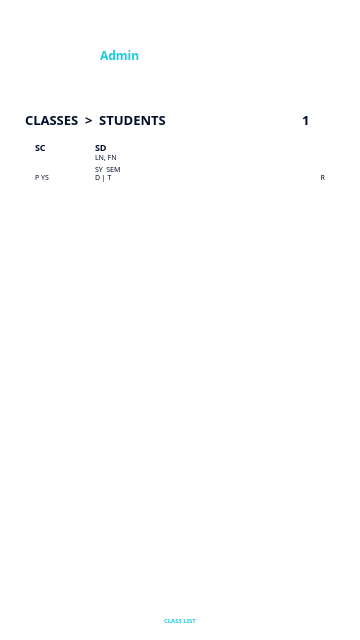
<?xml version="1.0" encoding="UTF-8"?>
<ui version="4.0">
 <class>Admin_Classes_Students_List</class>
 <widget class="QMainWindow" name="Admin_Classes_Students_List">
  <property name="geometry">
   <rect>
    <x>0</x>
    <y>0</y>
    <width>360</width>
    <height>640</height>
   </rect>
  </property>
  <property name="windowTitle">
   <string>Admin Classes Students List</string>
  </property>
  <property name="windowIcon">
   <iconset resource="resources.qrc">
    <normaloff>:/res/assets/presence_logo.png</normaloff>:/res/assets/presence_logo.png</iconset>
  </property>
  <widget class="QWidget" name="centralwidget">
   <property name="styleSheet">
    <string notr="true">QWidget #centralwidget {
	background-color: #FFFFFF;
}</string>
   </property>
   <widget class="QGroupBox" name="headerGroup">
    <property name="geometry">
     <rect>
      <x>0</x>
      <y>0</y>
      <width>360</width>
      <height>100</height>
     </rect>
    </property>
    <property name="styleSheet">
     <string notr="true">QGroupBox {
	border: 0px;
	border-radius: 0px;
}</string>
    </property>
    <property name="title">
     <string/>
    </property>
    <widget class="QLabel" name="headerHud">
     <property name="geometry">
      <rect>
       <x>0</x>
       <y>0</y>
       <width>360</width>
       <height>100</height>
      </rect>
     </property>
     <property name="styleSheet">
      <string notr="true"/>
     </property>
     <property name="text">
      <string/>
     </property>
     <property name="pixmap">
      <pixmap resource="resources.qrc">:/res/assets/header_short.png</pixmap>
     </property>
    </widget>
    <widget class="QPushButton" name="backButton">
     <property name="geometry">
      <rect>
       <x>15</x>
       <y>15</y>
       <width>30</width>
       <height>30</height>
      </rect>
     </property>
     <property name="styleSheet">
      <string notr="true">QPushButton {
	border: 0px;
	border-radius: 0px;
	background: none;
}</string>
     </property>
     <property name="text">
      <string/>
     </property>
     <property name="icon">
      <iconset resource="resources.qrc">
       <normaloff>:/res/assets/back.png</normaloff>:/res/assets/back.png</iconset>
     </property>
     <property name="iconSize">
      <size>
       <width>30</width>
       <height>30</height>
      </size>
     </property>
     <property name="flat">
      <bool>true</bool>
     </property>
    </widget>
    <widget class="QLabel" name="avatarLabel">
     <property name="geometry">
      <rect>
       <x>50</x>
       <y>30</y>
       <width>40</width>
       <height>40</height>
      </rect>
     </property>
     <property name="text">
      <string/>
     </property>
     <property name="pixmap">
      <pixmap resource="resources.qrc">:/res/assets/cict_avatar.png</pixmap>
     </property>
     <property name="alignment">
      <set>Qt::AlignCenter</set>
     </property>
    </widget>
    <widget class="QLabel" name="adminTitleLabel">
     <property name="geometry">
      <rect>
       <x>100</x>
       <y>30</y>
       <width>180</width>
       <height>20</height>
      </rect>
     </property>
     <property name="styleSheet">
      <string notr="true">QLabel {
	color: #FFFFFF;
	font-family: Poppins;
	font-size: 12px;
	font-style: normal;
	font-weight: 700;
	line-height: normal;
}</string>
     </property>
     <property name="text">
      <string>ADMIN</string>
     </property>
    </widget>
    <widget class="QLabel" name="adminIdLabel">
     <property name="geometry">
      <rect>
       <x>100</x>
       <y>45</y>
       <width>180</width>
       <height>20</height>
      </rect>
     </property>
     <property name="styleSheet">
      <string notr="true">QLabel {
	color: #15CAE3;
	font-family: Poppins;
	font-size: 12px;
	font-style: normal;
	font-weight: 500;
	line-height: normal;
}</string>
     </property>
     <property name="text">
      <string>Admin</string>
     </property>
    </widget>
    <widget class="QLabel" name="dateLabel">
     <property name="geometry">
      <rect>
       <x>250</x>
       <y>10</y>
       <width>90</width>
       <height>20</height>
      </rect>
     </property>
     <property name="font">
      <font>
       <family>Poppins</family>
       <pointsize>-1</pointsize>
       <italic>false</italic>
       <fontweight>Light</fontweight>
      </font>
     </property>
     <property name="styleSheet">
      <string notr="true">QLabel {
	color: #FFFFFF;
	text-align: right;
	font-family: Poppins;
	font-size: 9px;
	font-style: normal;
	font-weight: 300;
	line-height: normal;
}</string>
     </property>
     <property name="text">
      <string>Date&lt;?&gt;</string>
     </property>
     <property name="alignment">
      <set>Qt::AlignRight|Qt::AlignTrailing|Qt::AlignVCenter</set>
     </property>
    </widget>
    <widget class="QLabel" name="timeLabel">
     <property name="geometry">
      <rect>
       <x>250</x>
       <y>20</y>
       <width>90</width>
       <height>20</height>
      </rect>
     </property>
     <property name="styleSheet">
      <string notr="true">QLabel {
	color: #FFFFFF;
	text-align: right;
	font-family: Poppins;
	font-size: 11px;
	font-style: normal;
	font-weight: 500;
	line-height: normal;
}</string>
     </property>
     <property name="text">
      <string>Time&lt;?&gt;</string>
     </property>
     <property name="alignment">
      <set>Qt::AlignRight|Qt::AlignTrailing|Qt::AlignVCenter</set>
     </property>
    </widget>
   </widget>
   <widget class="QGroupBox" name="footerGroup">
    <property name="geometry">
     <rect>
      <x>0</x>
      <y>510</y>
      <width>360</width>
      <height>130</height>
     </rect>
    </property>
    <property name="styleSheet">
     <string notr="true">QGroupBox {
	border: 0px;
	border-radius: 0px;
}</string>
    </property>
    <property name="title">
     <string/>
    </property>
    <widget class="QLabel" name="footerHud">
     <property name="geometry">
      <rect>
       <x>10</x>
       <y>70</y>
       <width>340</width>
       <height>60</height>
      </rect>
     </property>
     <property name="text">
      <string/>
     </property>
     <property name="pixmap">
      <pixmap resource="resources.qrc">:/res/assets/footer.png</pixmap>
     </property>
     <property name="alignment">
      <set>Qt::AlignCenter</set>
     </property>
    </widget>
    <widget class="QPushButton" name="studentListButton">
     <property name="geometry">
      <rect>
       <x>90</x>
       <y>77</y>
       <width>30</width>
       <height>30</height>
      </rect>
     </property>
     <property name="styleSheet">
      <string notr="true">QPushButton {
	border: 0px;
	border-radius: 0px;
	background: none;
}</string>
     </property>
     <property name="text">
      <string/>
     </property>
     <property name="icon">
      <iconset resource="resources.qrc">
       <normaloff>:/res/assets/home_unselected.png</normaloff>:/res/assets/home_unselected.png</iconset>
     </property>
     <property name="iconSize">
      <size>
       <width>25</width>
       <height>25</height>
      </size>
     </property>
     <property name="flat">
      <bool>true</bool>
     </property>
    </widget>
    <widget class="QLabel" name="studentListLabel">
     <property name="geometry">
      <rect>
       <x>75</x>
       <y>102</y>
       <width>60</width>
       <height>16</height>
      </rect>
     </property>
     <property name="styleSheet">
      <string notr="true">QLabel {
	color: #FFFFFF;
	text-align: center;
	font-family: Poppins;
	font-size: 6px;
	font-style: normal;
	font-weight: 500;
	line-height: normal;
}</string>
     </property>
     <property name="text">
      <string>STUDENT LIST</string>
     </property>
     <property name="alignment">
      <set>Qt::AlignCenter</set>
     </property>
    </widget>
    <widget class="QPushButton" name="classListButton">
     <property name="geometry">
      <rect>
       <x>165</x>
       <y>77</y>
       <width>30</width>
       <height>30</height>
      </rect>
     </property>
     <property name="styleSheet">
      <string notr="true">QPushButton {
	border: 0px;
	border-radius: 0px;
	background: none;
}</string>
     </property>
     <property name="text">
      <string/>
     </property>
     <property name="icon">
      <iconset resource="resources.qrc">
       <normaloff>:/res/assets/class_list_selected.png</normaloff>:/res/assets/class_list_selected.png</iconset>
     </property>
     <property name="iconSize">
      <size>
       <width>25</width>
       <height>25</height>
      </size>
     </property>
     <property name="flat">
      <bool>true</bool>
     </property>
    </widget>
    <widget class="QLabel" name="classListLabel">
     <property name="geometry">
      <rect>
       <x>150</x>
       <y>102</y>
       <width>60</width>
       <height>16</height>
      </rect>
     </property>
     <property name="styleSheet">
      <string notr="true">QLabel {
	color: #15CAE3;
	text-align: center;
	font-family: Poppins;
	font-size: 6px;
	font-style: normal;
	font-weight: 500;
	line-height: normal;
}</string>
     </property>
     <property name="text">
      <string>CLASS LIST</string>
     </property>
     <property name="alignment">
      <set>Qt::AlignCenter</set>
     </property>
    </widget>
    <widget class="QLabel" name="whiteBox">
     <property name="geometry">
      <rect>
       <x>0</x>
       <y>0</y>
       <width>360</width>
       <height>130</height>
      </rect>
     </property>
     <property name="text">
      <string/>
     </property>
     <property name="pixmap">
      <pixmap resource="resources.qrc">:/res/assets/white_box.png</pixmap>
     </property>
     <property name="alignment">
      <set>Qt::AlignCenter</set>
     </property>
    </widget>
    <widget class="QPushButton" name="addStudentButton">
     <property name="geometry">
      <rect>
       <x>75</x>
       <y>25</y>
       <width>210</width>
       <height>40</height>
      </rect>
     </property>
     <property name="styleSheet">
      <string notr="true">QPushButton {
	border: 0px;
	border-radius: 0px;
	background: none;
}</string>
     </property>
     <property name="text">
      <string/>
     </property>
     <property name="icon">
      <iconset resource="resources.qrc">
       <normaloff>:/res/assets/add_student.png</normaloff>:/res/assets/add_student.png</iconset>
     </property>
     <property name="iconSize">
      <size>
       <width>300</width>
       <height>50</height>
      </size>
     </property>
     <property name="flat">
      <bool>true</bool>
     </property>
    </widget>
    <widget class="QPushButton" name="lecturerListButton">
     <property name="geometry">
      <rect>
       <x>240</x>
       <y>77</y>
       <width>30</width>
       <height>30</height>
      </rect>
     </property>
     <property name="styleSheet">
      <string notr="true">QPushButton {
	border: 0px;
	border-radius: 0px;
	background: none;
}</string>
     </property>
     <property name="text">
      <string/>
     </property>
     <property name="icon">
      <iconset resource="resources.qrc">
       <normaloff>:/res/assets/lecturer_unselected.png</normaloff>:/res/assets/lecturer_unselected.png</iconset>
     </property>
     <property name="iconSize">
      <size>
       <width>25</width>
       <height>25</height>
      </size>
     </property>
     <property name="flat">
      <bool>true</bool>
     </property>
    </widget>
    <widget class="QLabel" name="lecturerListLabel">
     <property name="geometry">
      <rect>
       <x>225</x>
       <y>102</y>
       <width>60</width>
       <height>16</height>
      </rect>
     </property>
     <property name="styleSheet">
      <string notr="true">QLabel {
	color: #FFFFFF;
	text-align: center;
	font-family: Poppins;
	font-size: 6px;
	font-style: normal;
	font-weight: 500;
	line-height: normal;
}</string>
     </property>
     <property name="text">
      <string>LECTURER LIST</string>
     </property>
     <property name="alignment">
      <set>Qt::AlignCenter</set>
     </property>
    </widget>
    <widget class="QLabel" name="errorLabel">
     <property name="enabled">
      <bool>true</bool>
     </property>
     <property name="geometry">
      <rect>
       <x>25</x>
       <y>5</y>
       <width>310</width>
       <height>20</height>
      </rect>
     </property>
     <property name="styleSheet">
      <string notr="true">QLabel {
	background: none;
	color: #FF003D;
	font-family: Poppins;
	font-size: 10px;
	font-style: normal;
	font-weight: 600;
	line-height: normal;
}</string>
     </property>
     <property name="text">
      <string/>
     </property>
     <property name="alignment">
      <set>Qt::AlignCenter</set>
     </property>
    </widget>
    <zorder>whiteBox</zorder>
    <zorder>footerHud</zorder>
    <zorder>studentListButton</zorder>
    <zorder>studentListLabel</zorder>
    <zorder>classListButton</zorder>
    <zorder>classListLabel</zorder>
    <zorder>addStudentButton</zorder>
    <zorder>lecturerListButton</zorder>
    <zorder>lecturerListLabel</zorder>
    <zorder>errorLabel</zorder>
   </widget>
   <widget class="QLabel" name="titleLabel">
    <property name="geometry">
     <rect>
      <x>25</x>
      <y>110</y>
      <width>180</width>
      <height>20</height>
     </rect>
    </property>
    <property name="styleSheet">
     <string notr="true">QLabel {
	color: #000F2A;
	font-family: Poppins;
	font-size: 13px;
	font-style: normal;
	font-weight: 700;
	line-height: normal;
}</string>
    </property>
    <property name="text">
     <string>CLASSES  &gt;  STUDENTS</string>
    </property>
   </widget>
   <widget class="QGroupBox" name="classInfoGroup">
    <property name="geometry">
     <rect>
      <x>25</x>
      <y>130</y>
      <width>310</width>
      <height>60</height>
     </rect>
    </property>
    <property name="styleSheet">
     <string notr="true">QGroupBox {
	border: 0px;
	border-radius: 0px;
}</string>
    </property>
    <property name="title">
     <string/>
    </property>
    <widget class="QLabel" name="subjectCodeLabel">
     <property name="geometry">
      <rect>
       <x>10</x>
       <y>10</y>
       <width>60</width>
       <height>15</height>
      </rect>
     </property>
     <property name="styleSheet">
      <string notr="true">QLabel {
	color: #000F2A;
	font-family: Poppins;
	font-size: 9px;
	font-style: normal;
	font-weight: 600;
	line-height: normal
}</string>
     </property>
     <property name="text">
      <string>SC&lt;?&gt;</string>
     </property>
    </widget>
    <widget class="QLabel" name="subjectDescLabel">
     <property name="geometry">
      <rect>
       <x>70</x>
       <y>10</y>
       <width>230</width>
       <height>15</height>
      </rect>
     </property>
     <property name="styleSheet">
      <string notr="true">QLabel {
	color: #000F2A;
	font-family: Poppins;
	font-size: 9px;
	font-style: normal;
	font-weight: 600;
	line-height: normal
}</string>
     </property>
     <property name="text">
      <string>SD&lt;?&gt;</string>
     </property>
    </widget>
    <widget class="QLabel" name="lecturerNameLabel">
     <property name="geometry">
      <rect>
       <x>70</x>
       <y>20</y>
       <width>230</width>
       <height>15</height>
      </rect>
     </property>
     <property name="styleSheet">
      <string notr="true">QLabel {
	color: #000F2A;
	font-family: Poppins;
	font-size: 7px;
	font-style: normal;
	font-weight: 400;
	line-height: normal
}</string>
     </property>
     <property name="text">
      <string>LN&lt;?&gt;, FN&lt;?&gt;</string>
     </property>
    </widget>
    <widget class="QLabel" name="programLabel">
     <property name="geometry">
      <rect>
       <x>10</x>
       <y>40</y>
       <width>60</width>
       <height>15</height>
      </rect>
     </property>
     <property name="styleSheet">
      <string notr="true">QLabel {
	color: #000F2A;
	font-family: Poppins;
	font-size: 7px;
	font-style: normal;
	font-weight: 400;
	line-height: normal
}</string>
     </property>
     <property name="text">
      <string>P&lt;?&gt; YS&lt;?&gt;</string>
     </property>
    </widget>
    <widget class="QLabel" name="scheduleLabel">
     <property name="geometry">
      <rect>
       <x>70</x>
       <y>40</y>
       <width>190</width>
       <height>15</height>
      </rect>
     </property>
     <property name="styleSheet">
      <string notr="true">QLabel {
	color: #000F2A;
	font-family: Poppins;
	font-size: 7px;
	font-style: normal;
	font-weight: 400;
	line-height: normal
}</string>
     </property>
     <property name="text">
      <string>D&lt;?&gt; | T&lt;?&gt;</string>
     </property>
    </widget>
    <widget class="QLabel" name="roomLabel">
     <property name="geometry">
      <rect>
       <x>260</x>
       <y>40</y>
       <width>40</width>
       <height>15</height>
      </rect>
     </property>
     <property name="styleSheet">
      <string notr="true">QLabel {
	color: #000F2A;
	font-family: Poppins;
	font-size: 7px;
	font-style: normal;
	font-weight: 400;
	line-height: normal
}</string>
     </property>
     <property name="text">
      <string>R&lt;?&gt;</string>
     </property>
     <property name="alignment">
      <set>Qt::AlignRight|Qt::AlignTrailing|Qt::AlignVCenter</set>
     </property>
    </widget>
    <widget class="QLabel" name="schoolYearLabel">
     <property name="geometry">
      <rect>
       <x>70</x>
       <y>32</y>
       <width>190</width>
       <height>15</height>
      </rect>
     </property>
     <property name="styleSheet">
      <string notr="true">QLabel {
	color: #000F2A;
	font-family: Poppins;
	font-size: 7px;
	font-style: normal;
	font-weight: 400;
	line-height: normal
}</string>
     </property>
     <property name="text">
      <string>SY &lt;?&gt; SEM &lt;?&gt;</string>
     </property>
    </widget>
   </widget>
   <widget class="QGroupBox" name="pageGroup">
    <property name="geometry">
     <rect>
      <x>260</x>
      <y>105</y>
      <width>90</width>
      <height>30</height>
     </rect>
    </property>
    <property name="styleSheet">
     <string notr="true">QGroupBox {
	border: 0px;
	border-radius: 0px;
}</string>
    </property>
    <property name="title">
     <string/>
    </property>
    <widget class="QPushButton" name="nextPageButton">
     <property name="geometry">
      <rect>
       <x>55</x>
       <y>5</y>
       <width>20</width>
       <height>20</height>
      </rect>
     </property>
     <property name="styleSheet">
      <string notr="true">QPushButton {
	border: 0px;
	border-radius: 0px;
	background: none;
}</string>
     </property>
     <property name="text">
      <string/>
     </property>
     <property name="icon">
      <iconset resource="resources.qrc">
       <normaloff>:/res/assets/next_arrow.png</normaloff>:/res/assets/next_arrow.png</iconset>
     </property>
     <property name="flat">
      <bool>true</bool>
     </property>
    </widget>
    <widget class="QPushButton" name="prevPageButton">
     <property name="geometry">
      <rect>
       <x>15</x>
       <y>5</y>
       <width>20</width>
       <height>20</height>
      </rect>
     </property>
     <property name="styleSheet">
      <string notr="true">QPushButton {
	border: 0px;
	border-radius: 0px;
	background: none;
}</string>
     </property>
     <property name="text">
      <string/>
     </property>
     <property name="icon">
      <iconset resource="resources.qrc">
       <normaloff>:/res/assets/prev_arrow.png</normaloff>:/res/assets/prev_arrow.png</iconset>
     </property>
     <property name="flat">
      <bool>true</bool>
     </property>
    </widget>
    <widget class="QLineEdit" name="numberPageTextbox">
     <property name="geometry">
      <rect>
       <x>31</x>
       <y>5</y>
       <width>30</width>
       <height>20</height>
      </rect>
     </property>
     <property name="styleSheet">
      <string notr="true">QLineEdit {
	background-color: transparent;
	border: 0px;
	color: #000F2A;
	font-family: Poppins;
	font-size: 13px;
	font-style: normal;
	font-weight: 700;
	line-height: normal;
}</string>
     </property>
     <property name="text">
      <string>1</string>
     </property>
     <property name="alignment">
      <set>Qt::AlignCenter</set>
     </property>
    </widget>
   </widget>
   <widget class="QPushButton" name="downloadButton">
    <property name="geometry">
     <rect>
      <x>240</x>
      <y>110</y>
      <width>25</width>
      <height>25</height>
     </rect>
    </property>
    <property name="styleSheet">
     <string notr="true">QPushButton {
	border: 0px;
	border-radius: 0px;
	background: none;
}</string>
    </property>
    <property name="text">
     <string/>
    </property>
    <property name="icon">
     <iconset resource="resources.qrc">
      <normaloff>:/res/assets/download.png</normaloff>:/res/assets/download.png</iconset>
    </property>
    <property name="iconSize">
     <size>
      <width>25</width>
      <height>25</height>
     </size>
    </property>
    <property name="flat">
     <bool>true</bool>
    </property>
   </widget>
   <widget class="QGroupBox" name="classesStudentsListArea">
    <property name="geometry">
     <rect>
      <x>25</x>
      <y>190</y>
      <width>310</width>
      <height>330</height>
     </rect>
    </property>
    <property name="styleSheet">
     <string notr="true">QGroupBox {
	border: 0px;
	border-radius: 0px;
	background: none;
}</string>
    </property>
    <property name="title">
     <string/>
    </property>
   </widget>
   <zorder>headerGroup</zorder>
   <zorder>titleLabel</zorder>
   <zorder>classInfoGroup</zorder>
   <zorder>pageGroup</zorder>
   <zorder>downloadButton</zorder>
   <zorder>classesStudentsListArea</zorder>
   <zorder>footerGroup</zorder>
  </widget>
 </widget>
 <resources>
  <include location="resources.qrc"/>
 </resources>
 <connections/>
</ui>
